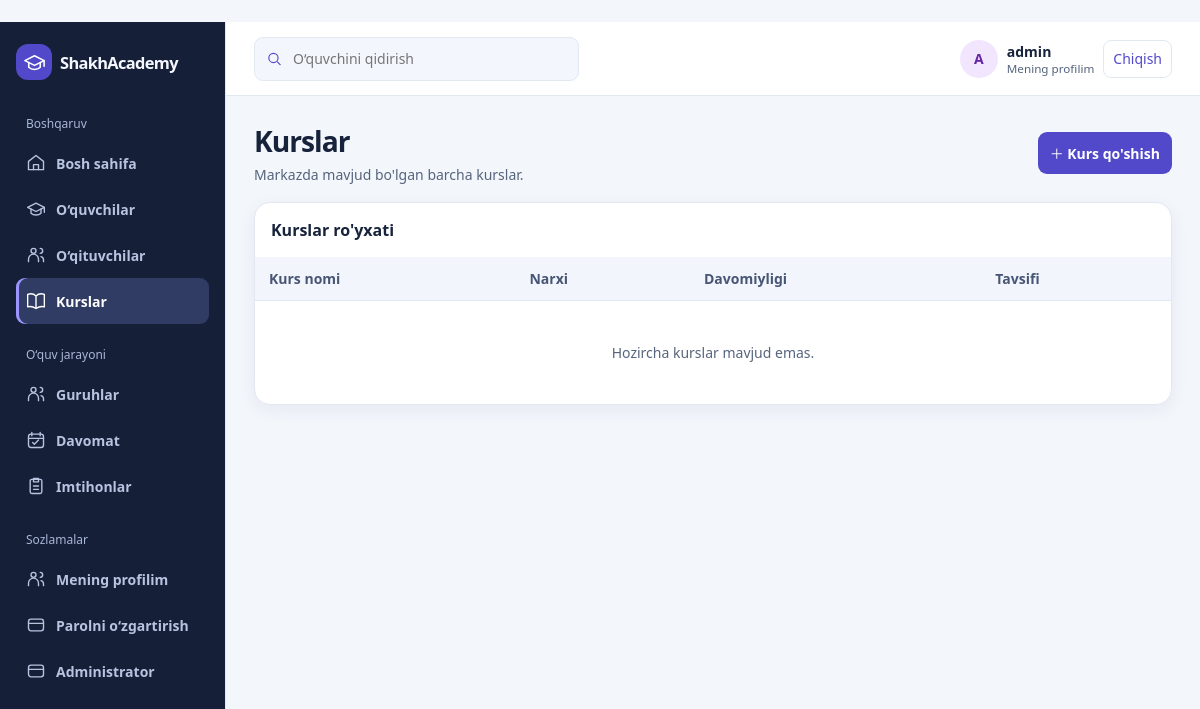
The app's page /courses/ (signed in), older data.
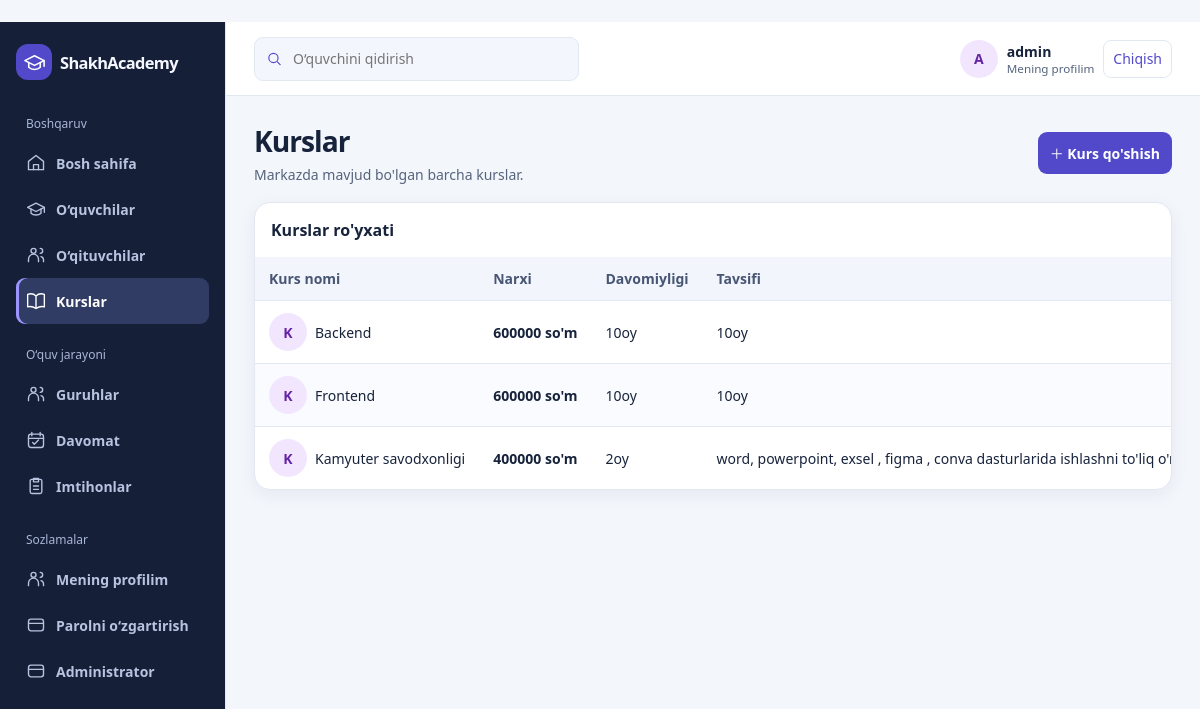
The same page, newer data.
### cards/models.py (models this page shows, shortened)
class Course(models.Model):
    title = models.CharField(max_length=150)
    description = models.TextField()
    price = models.IntegerField()
    duration = models.CharField(max_length=100)

### cards/views.py (the view)
# urls.py: path('courses/', views.course_list, name='course_list'),
@login_required
def course_list(request):
    courses = Course.objects.order_by('title')
    return render(request, 'courses.html', {'courses': courses})

### templates/courses.html (shortened to what this page needs)
{% extends "base.html" %}
{% block content %}
<div class="page-head"><div><h1>Kurslar</h1><div class="muted">Markazda mavjud bo'lgan barcha kurslar.</div></div><a class="button" href="/admin/cards/course/add/">＋ Kurs qo'shish</a></div>
<div class="panel"><div class="panel-head"><h2 class="panel-title">Kurslar ro'yxati</h2></div><div class="table-wrap"><table><thead><tr><th>Kurs nomi</th><th>Narxi</th><th>Davomiyligi</th><th>Tavsifi</th></tr></thead><tbody>
{% for course in courses %}<tr><td><div class="person"><span class="person-avatar">K</span>{{ course.title }}</div></td><td><strong>{{ course.price }} so'm</strong></td><td>{{ course.duration }}</td><td>{{ course.description|truncatewords:18 }}</td></tr>{% empty %}<tr><td colspan="4"><div class="empty">Hozircha kurslar mavjud emas.</div></td></tr>{% endfor %}
</tbody></table></div></div>
{% endblock %}

Row changes from the older to the newer data that the page shows:
added Course: title "Backend", price "600000", duration "10oy", description "10oy"
added Course: title "Frontend", price "600000", duration "10oy", description "10oy"
added Course: title "Kamyuter savodxonligi", price "400000", duration "2oy", description "word, powerpoint, exsel , figma , conva dasturlarida ishlashni to'liq…"
Text that changed along with them:
text no longer shown: "Hozircha kurslar mavjud emas."
